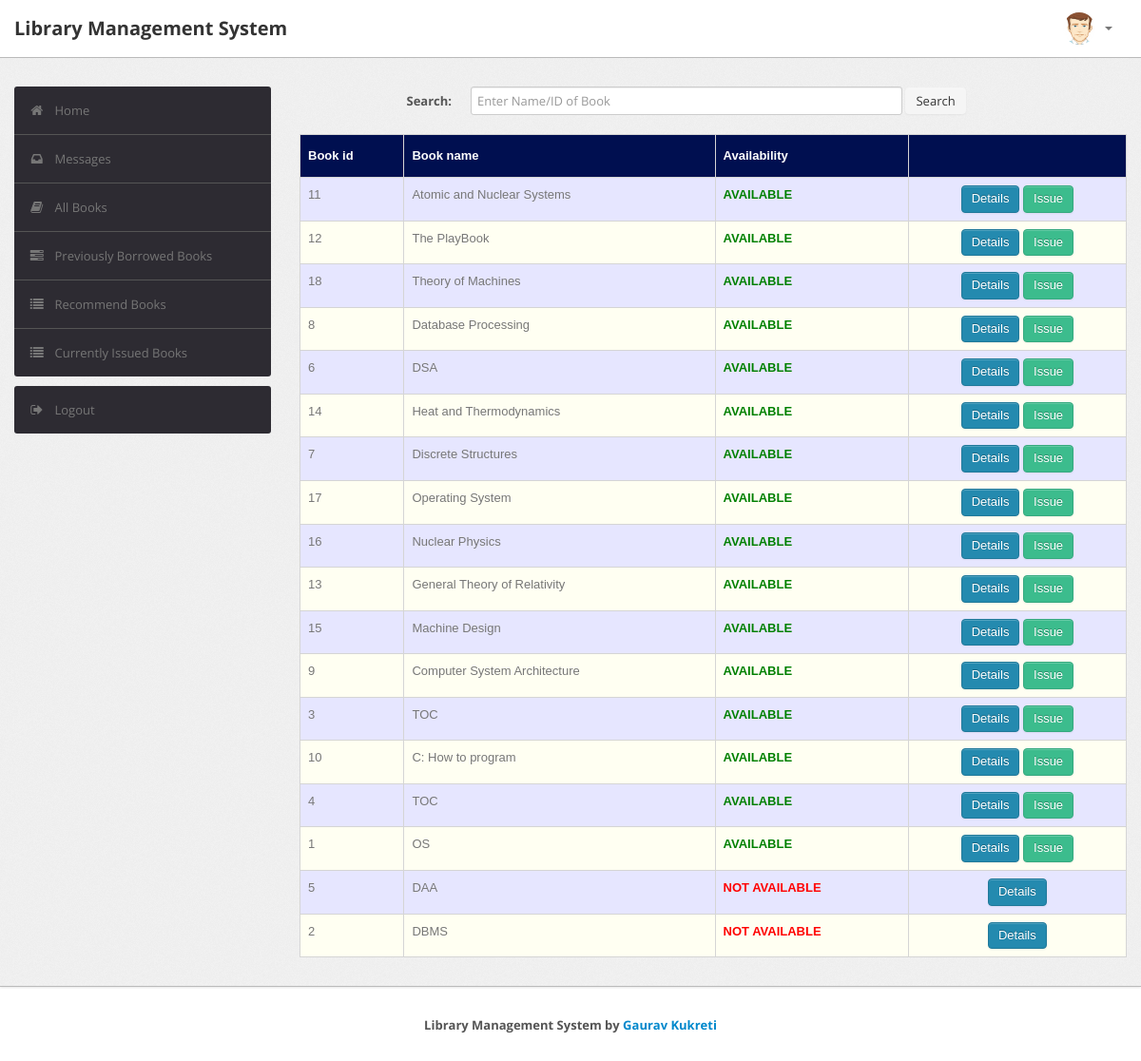
The app's page /student/book.php (signed in) with its own data.
### tables this page shows
CREATE TABLE `book` (
  `BookId` int(10) NOT NULL,
  `Title` varchar(50) DEFAULT NULL,
  `Publisher` varchar(50) DEFAULT NULL,
  `Year` varchar(50) DEFAULT NULL,
  `Availability` int(5) DEFAULT NULL
);

### student/book.php (the view, shortened to what this page needs)
<?php
require('dbconn.php');
?>
<?php
if ($_SESSION['RollNo']) {
    ?>
<!DOCTYPE html>
<html lang="en">
    <head>
        <link type="text/css" href="bootstrap/css/bootstrap.min.css" rel="stylesheet">
        <link type="text/css" href="bootstrap/css/bootstrap-responsive.min.css" rel="stylesheet">
        <link type="text/css" href="css/theme.css" rel="stylesheet">
        <link type="text/css" href="images/icons/css/font-awesome.css" rel="stylesheet">
    </head>
    <body>
        <div class="navbar navbar-fixed-top">
            <div class="navbar-inner">
                <div class="container">
                        <a class="brand" href="index.php">Library Management System </a>
                    <div class="nav-collapse collapse navbar-inverse-collapse">
                        <ul class="nav pull-right">
                            <li class="nav-user dropdown"><a href="#" class="dropdown-toggle" data-toggle="dropdown">
                                <img src="images/user.png" class="nav-avatar" />
                                <b class="caret"></b></a>
                            </li>
                        </ul>
                    </div>
                </div>
            </div>
        </div>
        <div class="wrapper">
            <div class="container">
                <div class="row">
                    <div class="span3">
                        <div class="sidebar">
                            <ul class="widget widget-menu unstyled">
                                <li class="active"><a href="index.php"><i class="menu-icon icon-home"></i>Home
                                </a></li>
                                 <li><a href="message.php"><i class="menu-icon icon-inbox"></i>Messages</a>
                                </li>
                                <li><a href="book.php"><i class="menu-icon icon-book"></i>All Books </a></li>
                                <li><a href="history.php"><i class="menu-icon icon-tasks"></i>Previously Borrowed Books </a></li>
                                <li><a href="recommendations.php"><i class="menu-icon icon-list"></i>Recommend Books </a></li>
                                <li><a href="current.php"><i class="menu-icon icon-list"></i>Currently Issued Books </a></li>
                            </ul>
                            <ul class="widget widget-menu unstyled">
                                <li><a href="logout.php"><i class="menu-icon icon-signout"></i>Logout </a></li>
                            </ul>
                        </div>
                    </div>
                    <div class="span9">
                        <form class="form-horizontal row-fluid" action="book.php" method="post">
                                        <div class="control-group">
                                            <label class="control-label" for="Search"><b>Search:</b></label>
                                            <div class="controls">
                                                <input type="text" id="title" name="title" placeholder="Enter Name/ID of Book" class="span8" required>
                                                <button type="submit" name="submit"class="btn">Search</button>
                                            </div>
                                        </div>
                                    </form>
                                    <br>
                                    <?php
                                    if(isset($_POST['submit']))
                                        {$s=$_POST['title'];
                                            $sql="select * from lms.book where BookId='$s' or Title like '%$s%'";
                                        }
                                    else
                                        $sql="select * from lms.book order by Availability DESC";
                                    $result=$conn->query($sql);
                                    $rowcount=mysqli_num_rows($result);
                                    if(!($rowcount))
                                        echo "<br><center><h2><b><i>No Results</i></b></h2></center>";
                                    else
                                    {
                                    ?>
                        <table class="table" id = "tables">
                                  <thead>
                                    <tr>
                                      <th>Book id</th>
                                      <th>Book name</th>
                                      <th>Availability</th>
                                      <th></th>
                                    </tr>
                                  </thead>
                                  <tbody>
                                    <?php
                            while($row=$result->fetch_assoc())
                            {
                                $bookid=$row['BookId'];
                                $name=$row['Title'];
                                $avail=$row['Availability'];
                            ?>
                                    <tr>
                                      <td><?php echo $bookid ?></td>
                                      <td><?php echo $name ?></td>
                                      <td><b><?php
                                           if($avail > 0)
                                              echo "<font color=\"green\">AVAILABLE</font>";
                                            else
                                            	echo "<font color=\"red\">NOT AVAILABLE</font>";
                                                 ?>
                                                 </b></td>
                                      <td><center><a href="bookdetails.php?id=<?php echo $bookid; ?>" class="btn btn-primary">Details</a>
                                      	<?php
                                      	if($avail > 0)
                                      		echo "<a href=\"issue_request.php?id=".$bookid."\" class=\"btn btn-success\">Issue</a>";
                                        ?>
                                        </center></td>
                                    </tr>
                               <?php }} ?>
                               </tbody>
                                </table>
                            </div>
                </div>
                </div>
            </div>
            <div class="footer">
            <div class="container" style="display: flex; justify-content: center; align-items: center;">
                <b>Library Management System by <a target="_blank" href="https://github.com/GauravKukreti">Gaurav
                        Kukreti</a></b>
            </div>
        </div>
    </body>
</html>
<?php }
else {
    echo "<script type='text/javascript'>alert('Access Denied!!!')</script>";
} ?>

### student/css/theme.css (style rules this page uses)
#tables { font-family: "Trebuchet MS", Arial, Helvetica, sans-serif; border-collapse: collapse; width: 100%; }
#tables td, #tables th { border: 1px solid #ddd; padding: 8px; }
#tables tr:nth-child(even) { background-color: #fffff2; }
#tables tr:nth-child(odd) { background-color: #e6e6ff; }
#tables th { padding-top: 12px; padding-bottom: 12px; text-align: left; background-color: #000F50; color: white; }
body { font-size: 13px; font-family: 'Open Sans', Arial, sans-serif; background: #fff; color: #777 }
strong, b { color: #555 }
.wrapper { background: url(../images/bg.png) #eee; border-bottom: 1px solid #bbb; -webkit-box-shadow: 0 1px 2px rgba(0,0,0,0.1); -moz-box-shadow: 0 1px 2px rgba(0,0,0,0.1); box-shadow: 0 1px 2px rgba(0,0,0,0.1); padding: 30px 0 }
.footer { color: #999; padding: 30px 0 60px }
form { margin: 0 }
select, textarea, input[type="text"], input[type="password"], input[type="datetime"], input[type="datetime-local"], input[type="date"], input[type="month"], input[type="time"], input[type="week"], input[type="number"], input[type="email"], input[type="url"], input[type="search"], input[type="tel"], input[type="color"], .uneditable-input, label, input, button, select, textarea { -webkit-border-radius: 3px; -moz-border-radius: 3px; border-radius: 3px; font-size: 13px; font-family: 'Open Sans', Tahoma, Arial, sans-serif }
body [class^="icon-"], body [class*=" icon-"] { font-size: 14px; line-height: 20px; height: 20px }
.form-horizontal .control-group, .form-vertical .control-group { margin-bottom: 0 }
.navbar { position: static!important; margin: 0!important }
.navbar .navbar-inner { background: #fff; border-bottom: 1px solid #bbb; -webkit-box-shadow: 0 1px 2px rgba(0,0,0,0.15); -moz-box-shadow: 0 1px 2px rgba(0,0,0,0.15); box-shadow: 0 1px 2px rgba(0,0,0,0.15) }
.navbar .brand { color: #333; font-weight: bold; font-size: 20px; margin-right: 20px; padding: 20px }
.navbar .nav>li>a { padding: 20px 15px; font-weight: bold; color: #777 }
.nav-user>a { height: 20px }
.nav-avatar { width: 34px; height: 34px; margin: -7px 5px 0 0; -webkit-border-radius: 50%; -moz-border-radius: 50%; border-radius: 50% }
.btn, .btn-box { -webkit-border-radius: 3px; -moz-border-radius: 3px; border-radius: 3px }
.btn { font-size: 13px; font-weight: 600 }
.btn { display: inline-block; margin-bottom: 0; font-weight: 400; text-align: center; vertical-align: middle; cursor: pointer; background-image: none; border: 1px solid transparent; white-space: nowrap; padding: 4px 10px; font-size: 13px; line-height: 1.42857; border-radius: 4px; -webkit-user-select: none; -moz-user-select: none; -ms-user-select: none; user-select: none }
.btn-primary { color: #fff; background-color: #248aaf; border-color: #20799a }
.btn-success { color: #fff; background-color: #3cbc8d; border-color: #36a97f }
.table { margin-bottom: 0 }
.table th, .table td { border-color: #d5d5d5!important }
.widget-menu { background: #fff; -webkit-border-radius: 3px; -moz-border-radius: 3px; border-radius: 3px; overflow: hidden }
.widget-menu a { color: #555; display: block; line-height: 20px; padding: 15px; text-decoration: none!important }
.widget-menu .menu-icon { margin-right: 10px; color: #767676; -webkit-transition: all .2s ease-in-out; -moz-transition: all .2s ease-in-out; transition: all .2s ease-in-out; }
.widget-menu>li+li { border-top: 1px solid #555 }
.widget-menu>li>a { background-color: #2d2b32; color: #767676; -webkit-transition: all .2s ease-in-out; -moz-transition: all .2s ease-in-out; transition: all .2s ease-in-out; }

### records on screen
book: BookId "11", Title "Atomic and Nuclear Systems", Availability "AVAILABLE"
book: BookId "12", Title "The PlayBook", Availability "AVAILABLE"
book: BookId "18", Title "Theory of Machines", Availability "AVAILABLE"
book: BookId "8", Title "Database Processing", Availability "AVAILABLE"
book: BookId "6", Title "DSA", Availability "AVAILABLE"
book: BookId "14", Title "Heat and Thermodynamics", Availability "AVAILABLE"
book: BookId "7", Title "Discrete Structures", Availability "AVAILABLE"
book: BookId "17", Title "Operating System", Availability "AVAILABLE"
book: BookId "16", Title "Nuclear Physics", Availability "AVAILABLE"
book: BookId "13", Title "General Theory of Relativity", Availability "AVAILABLE"
book: BookId "15", Title "Machine Design", Availability "AVAILABLE"
book: BookId "9", Title "Computer System Architecture", Availability "AVAILABLE"
book: BookId "3", Title "TOC", Availability "AVAILABLE"
book: BookId "10", Title "C: How to program", Availability "AVAILABLE"
book: BookId "4", Title "TOC", Availability "AVAILABLE"
book: BookId "1", Title "OS", Availability "AVAILABLE"
book: BookId "5", Title "DAA", Availability "NOT AVAILABLE"
book: BookId "2", Title "DBMS", Availability "NOT AVAILABLE"
